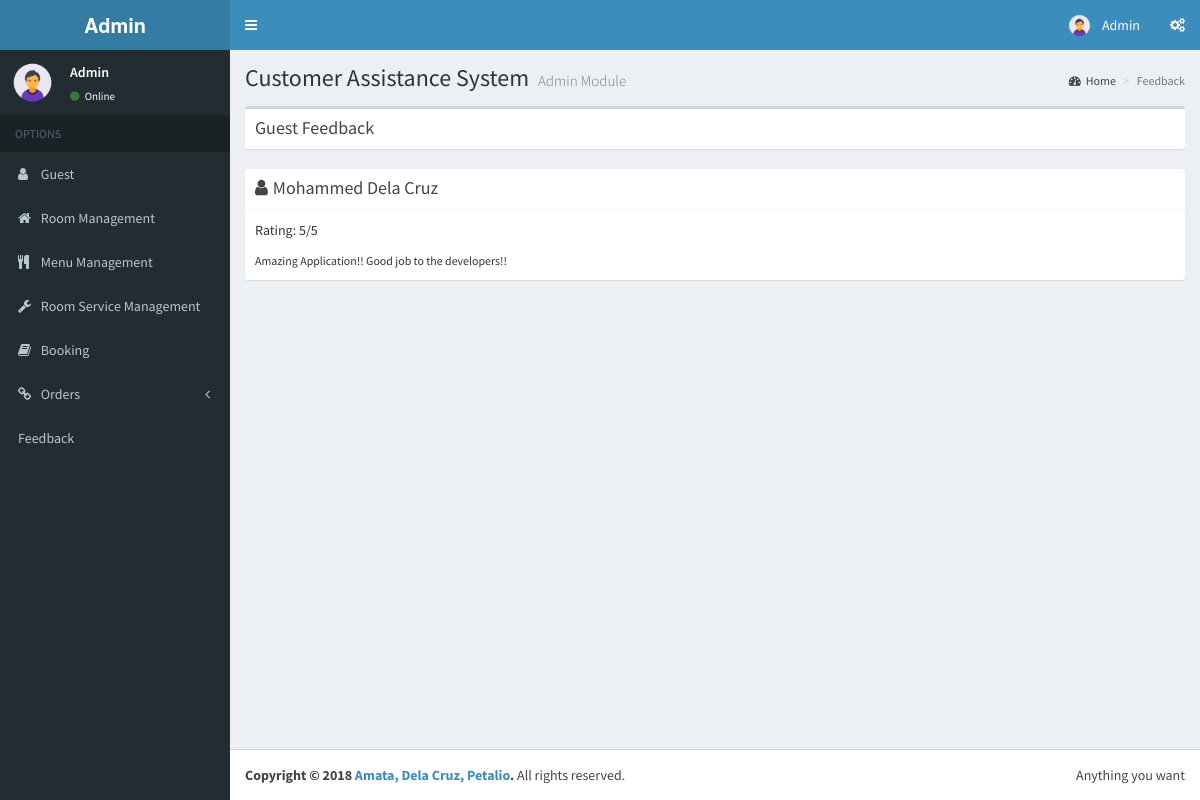
The page /feedback.php (signed in) on the database its author committed.
### tables this page shows
CREATE TABLE `feed_back` (
  `feed_back_ID` int(11) NOT NULL,
  `guest_id` int(11) NOT NULL,
  `feed_back_details` varchar(500) DEFAULT NULL,
  `rating` int(11) DEFAULT '0'
);

### feedback.php (the view, shortened to what this page needs)
<?php
include 'backend/PHPtoMySQL.php';
?>
<!DOCTYPE html>
<html>
<head>
  <link rel="stylesheet" href="assets/css/bootstrap.min.css">
  <link rel="stylesheet" href="https://cdnjs.cloudflare.com/ajax/libs/font-awesome/4.5.0/css/font-awesome.min.css">
  <link rel="stylesheet" href="https://cdnjs.cloudflare.com/ajax/libs/ionicons/2.0.1/css/ionicons.min.css">
  <link rel="stylesheet" href="assets/dist/css/AdminLTE.min.css">
  <link rel="stylesheet" href="assets/dist/css/skins/skin-blue.min.css">
  <link href="https://gitcdn.github.io/bootstrap-toggle/2.2.2/css/bootstrap-toggle.min.css" rel="stylesheet">
</head>
<body class="hold-transition skin-blue sidebar-mini" data-spy="scroll" data-target=".navbar" data-offset="50">
<div class="wrapper">
  <header class="main-header">
    <a href="home.php" class="logo">
      <span class="logo-lg"><b>Admin</b> </span>
    </a>
    <nav class="navbar navbar-static-top" role="navigation">
      <a href="#" class="sidebar-toggle" data-toggle="offcanvas" role="button">
      </a>
      <div class="navbar-custom-menu">
        <ul class="nav navbar-nav">
          <li class="dropdown user user-menu">
            <a href="#" class="dropdown-toggle" data-toggle="dropdown">
              <img src="assets/dist/img/admin.png" class="user-image" alt="User Image">
              <span class="hidden-xs">Admin</span>
            </a>
              </li>
            </ul>
          <li>
            <a href="#" data-toggle="control-sidebar"><i class="fa fa-gears"></i></a>
          </li>
      </div>
    </nav>
  </header>
  <aside class="main-sidebar">
    <section class="sidebar">
      <div class="user-panel">
        <div class="pull-left image">
          <img src="assets/dist/img/admin.png" class="img-circle" alt="User Image">
        </div>
        <div class="pull-left info">
          <p>Admin</p>
          <a href="#"><i class="fa fa-circle text-success"></i> Online</a>
        </div>
      </div>
      <ul class="sidebar-menu">
        <li class="header">OPTIONS</li>
        <li><a href="guest.php"><i class="fa fa fa-user"></i> <span>Guest</span></a></li>
        <li><a href="room.php"><i class="fa fa-home"></i> <span>Room Management</span></a></li>
        <li><a href="menu.php"><i class="fa fa fa-cutlery"></i> <span>Menu Management</span></a></li>
        <li><a href="room_service.php"><i class="fa fa fa-wrench"></i> <span>Room Service Management</span></a></li>
        <li><a href="booking.php"><i class="fa fa fa-book"></i> <span>Booking</span></a></li>
        <li class="treeview">
          <a href="#"><i class="fa fa-link"></i> <span>Orders</span>
            <span class="pull-right-container">
              <i class="fa fa-angle-left pull-right"></i>
            </span>
          </a>
        </li>
        <li><a href="feedback.php"><i class="ion ion-stats-bars"></i> <span>Feedback</span></a></li>
      </ul>
     </section>
  </aside>
  <div class="content-wrapper">
    <section class="content-header">
      <h1>
        Customer Assistance System
        <small>Admin Module</small>
      </h1>
      <ol class="breadcrumb">
        <li><a href="#"><i class="fa fa-dashboard"></i>Home</a></li>
        <li class="active">Feedback</li>
      </ol>
    </section>
    <section class="content">
      <div class="box">
        <div class="box-header">
          <h3 class="box-title">Guest Feedback</h3>
         </div>
      </div>
            <?php
            $sql = "SELECT CONCAT(g.first_name ,\" \" ,g.last_name) AS 'guest', f.rating, f.feed_back_details FROM guest g, feed_back f WHERE g.guest_id = f.guest_id ";
            $result = mysqli_query($conn, $sql);
            if (mysqli_num_rows($result) > 0) {
                  while($row = mysqli_fetch_assoc($result)) {
                    $guest  = $row['guest'];
                    $rating = $row['rating'];
                    $details= $row['feed_back_details'];
            echo"<div class=\"\">
                  <div class=\"row\">
                    <div class=\"col-md-12\">
                      <div class=\"box box-solid\">
                        <div class=\"box-header with-border\">
                          <i class=\"fa fa-user\"></i>";
                        echo"<h3 class=\"box-title\">$guest</h3>";
                        echo"</div>";
                        echo"<div class=\"box-body\">";
                            echo"<p>Rating: ".$rating."/5</p>";
                            echo"<small>$details</small>";
                        echo"</div>";
                        echo" </div>";
                      echo" </div>";
                    echo" </div>";
                    echo"</div>";
                  }
            }
            ?>
  </section>
  </div>
  <footer class="main-footer">
    <div class="pull-right hidden-xs">
      Anything you want
    </div>
    <strong>Copyright &copy; 2018 <a href="#">Amata, Dela Cruz, Petalio</a>.</strong> All rights reserved.
   </footer>
</div>
</body>
</html>

### feedback.php (style rules this page uses)
body { position: relative; }

### rows shown on the page
feed_back: guest "Mohammed Dela Cruz", rating "5", feed_back_details "Amazing Application!! Good job to the developers!!"
